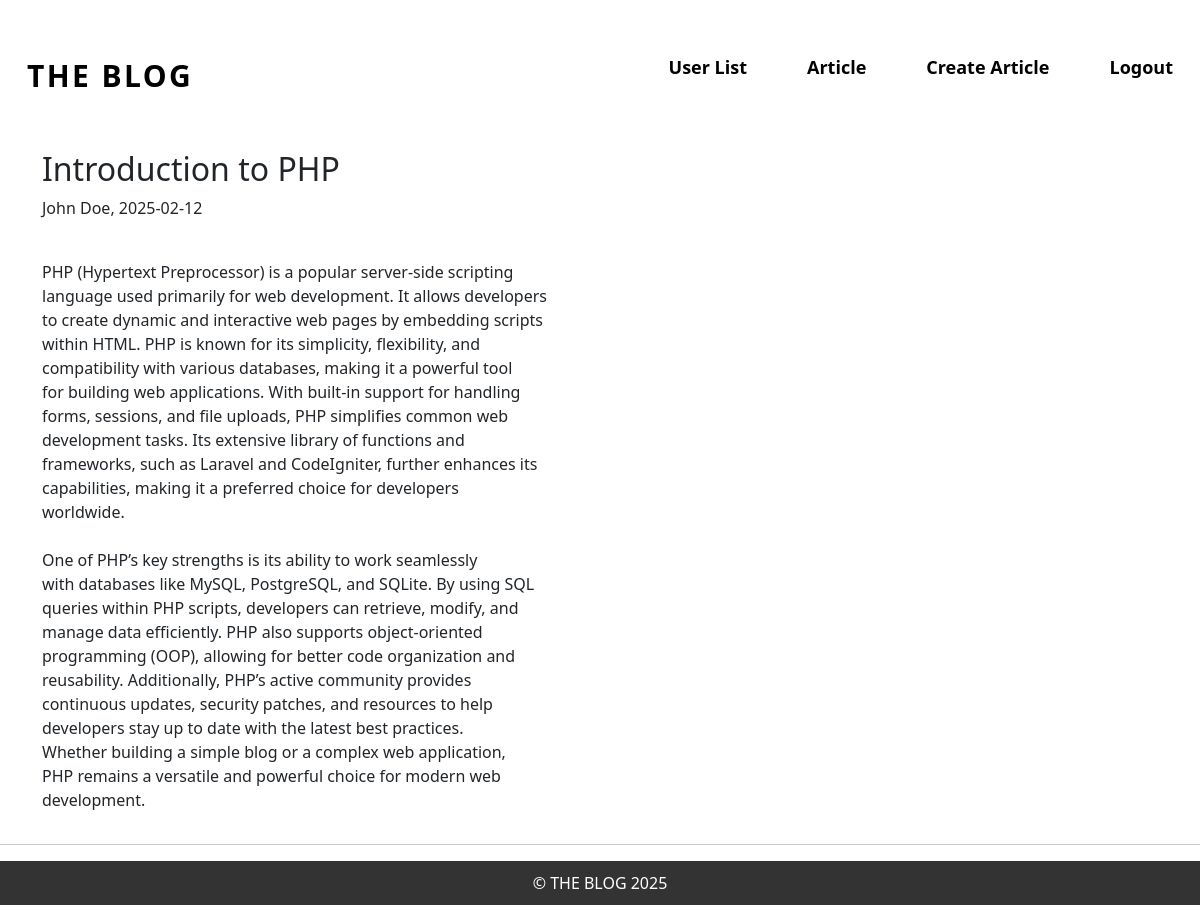
The page /admin/show_article.php?ArticleId=1 (signed in) on the database its author committed.
### tables this page shows
CREATE TABLE Article
    (
        ArticleId Integer PRIMARY KEY,
        Title VARCHAR(255) NOT NULL,
        Body Text NOT NULL,
        CreateDate DATE NOT NULL,
        StartDate DATE NOT NULL,
        EndDate DATE NOT NULL,
        ContributorUsername VARCHAR(50) NOT NULL,
        FOREIGN KEY (ContributorUsername) REFERENCES Users(Username)
    );

### admin/show_article.php (the view, shortened to what this page needs)
<?php
include '../templates/header.php';
$db = new SQLite3('../DB/BlogDB.db');
if (isset($_GET['ArticleId'])) {
    $article = $_GET['ArticleId'];
    $stm = $db->prepare('SELECT * FROM Article WHERE ArticleId = ?');
    $stm -> bindValue(1, $article, SQLITE3_INTEGER);
    $res = $stm->execute();
    if ($res) {
        $article = $res->fetchArray(SQLITE3_ASSOC);
        echo "<div class='container'>";
        echo "<h2>" . htmlspecialchars($article['Title']) . "</h2>";
        echo "<p>" . htmlspecialchars($article['ContributorUsername']) . ", " . htmlspecialchars($article['CreateDate']) . "</p>";
        echo "<p>" . nl2br($article['Body']) . "</p>";
        echo "</div><hr>";
    } else {
        echo "<p>No article found.</p>";
    }
}
include '../templates/footer.php';
?>

### styles/style.css (style rules this page uses)
html, body { overflow-x: hidden; min-height: 100vh; margin: 0; display: flex; flex-direction: column; }
body > *:not(header):not(footer) { flex: 1; }

### rows shown on the page
article: Title "Introduction to PHP", ContributorUsername "John Doe", CreateDate "2025-02-12", Body "PHP (Hypertext Preprocessor) is a popular server-side scripting language used primarily for web development. It allows developers to create dynamic and interactive web pages by embedding scripts within HTML. PHP is known for its simplicity, flexibility, and compatibility with various databases, making it a powerful tool for building web applications. With built-in support for handling forms, sessions, and file uploads, PHP simplifies common web development tasks. Its extensive library of functions and frameworks, such as Laravel and CodeIgniter, further enhances its capabilities, making it a preferred choice for developers worldwide. One of PHP’s key strengths is its ability to work…"
